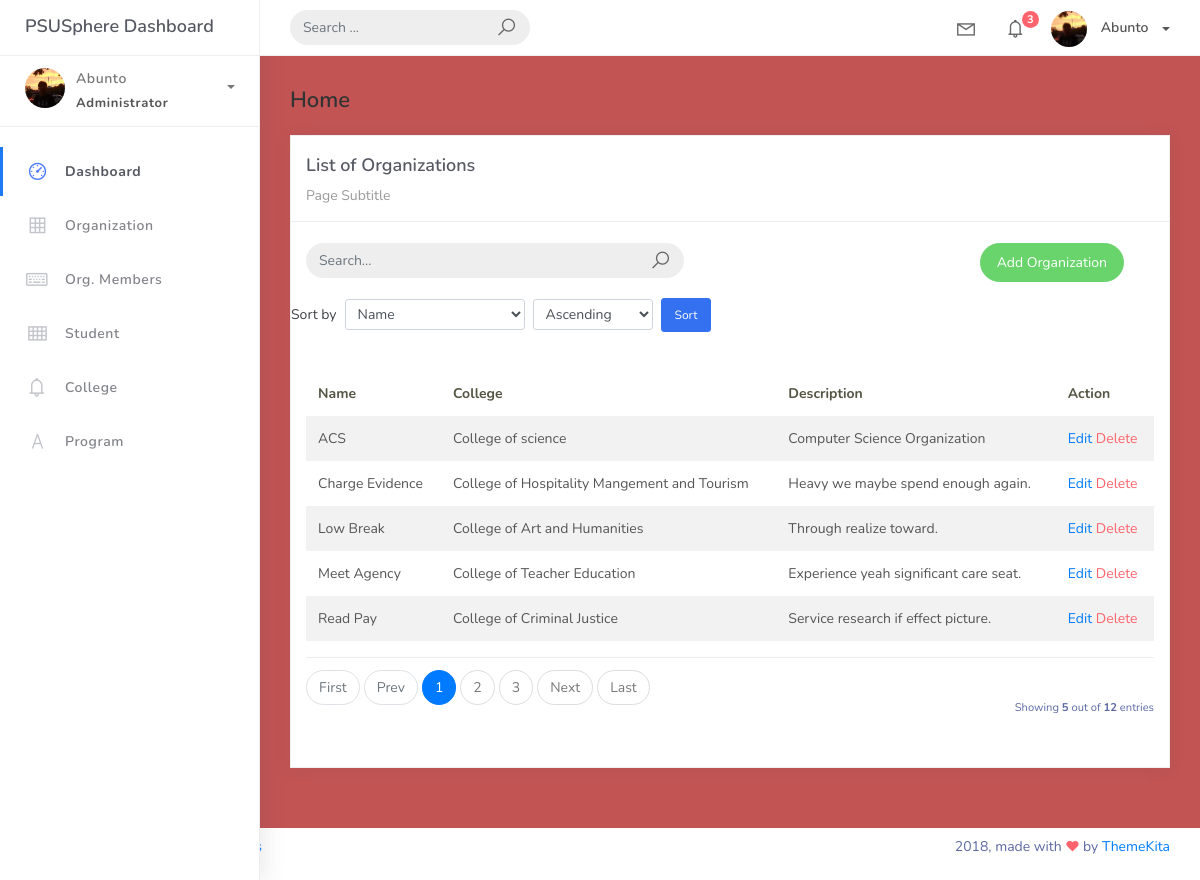
Screenshot of /organization_list (signed in) with the database file from the repository.
### studentorg/models.py (models this page shows, shortened)
class BaseModel(models.Model):
    created_at = models.DateTimeField(auto_now_add=True, db_index=True)
    updated_at = models.DateTimeField(auto_now=True)
    class Meta:
       abstract = True

class Organization(BaseModel):
    name = models.CharField(max_length=250)
    college = models.ForeignKey(College, null=True, blank=True, on_delete=models.CASCADE)
    description = models.CharField(max_length=500)

class College(BaseModel):
    college_name = models.CharField(max_length=150)
    def __str__(self):
     return self.college_name

### studentorg/views.py (the view)
# urls.py: path('organization_list', OrganizationList.as_view(), name='organization-list'),
@method_decorator(login_required, name="dispatch")
class OrganizationList(ListView):
    model = Organization
    context_object_name = 'organization'
    template_name = 'org_list.html'
    paginate_by = 5
    def get_queryset(self, *args, **kwargs):
        qs = super(OrganizationList, self).get_queryset(*args, **kwargs)
        if self.request.GET.get("q") is not None:
            query = self.request.GET.get("q")
            qs = qs.filter(Q(name__icontains=query) |
                           Q(description__icontains=query) |
                           Q(college__college_name__icontains=query))
        sort_by = self.request.GET.get("sort", "name")
        order = self.request.GET.get("order", "asc")
        prefix = "-" if order == "desc" else ""
        qs = qs.order_by(f"{prefix}college__college_name" if sort_by == "college" else f"{prefix}name")
        return qs

### templates/org_list.html (shortened to what this page needs)
{% extends 'base.html' %}
{% load static %}
{% block content %}
<div class="content">
    <div class="container-fluid">
        <h4 class="page-title">Home</h4>
        <div class="row">
            <div class="col-md-12">
                <div class="card">
                    <div class="card-header">
                        <div class="card-title">List of Organizations</div>
                        <div class="card-category">Page Subtitle</div>
                    </div>
                    <br />
                    <div class="col-md-12 row">
                        <div class="col-md-6">
                            <form class="navbar-left navbar-form nav-search mr-md-3" action="{% url 'organization-list' %}" method="get">
                                <div class="input-group">
                                    <input type="text" placeholder="Search..." class="form-control" name="q" value="{{ request.GET.q }}"/>
                                    <div class="input-group-append">
                                        <span class="input-group-text">
                                            <i class="la la-search search-icon"></i>
                                        </span>
                                    </div>
                                </div>
                            </form>
                        </div>
                        <div class="col-md-6">
                            <div class="pull-right">
                                <a href="{% url 'organization-add' %}" class="btn btn-success btn-rounded">Add Organization</a>
                            </div>
                        </div>
                    </div>
                    <div class="row mt-3 mb-2">
                        <div class="col-md-12">
                            <form action="{% url 'organization-list' %}" method="get" class="form-inline">
                                <label class="mr-2">Sort by</label>
                                <select name="sort" class="form-control form-control-sm mr-2" style="min-width: 180px;">
                                    <option value="name" {% if request.GET.sort == 'name' or not request.GET.sort %}selected{% endif %}>Name</option>
                                </select>
                                <select name="order" class="form-control form-control-sm mr-2" style="min-width: 120px;">
                                    <option value="asc" {% if request.GET.order == 'asc' or not request.GET.order %}selected{% endif %}>Ascending</option>
                                </select>
                                <button type="submit" class="btn btn-primary btn-sm">Sort</button>
                            </form>
                        </div>
                    </div>
                    <div class="card-body">
                        <table class="table table-striped mt-3">
                            <thead>
                                <tr>
                                    <th scope="col">Name</th>
                                    <th scope="col">College</th>
                                    <th scope="col">Description</th>
                                    <th scope="col">Action</th>
                                </tr>
                            </thead>
                            <tbody>
                                {% for object in object_list %}
                                <tr>
                                    <td>{{ object.name }}</td>
                                    <td>{{ object.college }}</td>
                                    <td>{{ object.description }}</td>
                                    <td>
                                        <a href="organization_list/{{ object.id }}">Edit</a>
                                        <a href="organization_list/{{ object.id }}/delete" class="text-danger">Delete</a>
                                    </td>
                                </tr>
                                    {% empty %}
                                <tr>
                                    <td colspan="4" style="text-align: center">
                                    <p class="text-sm font-weight-bold mb-0">No Records Found</p>
                                </td>
                                </tr>
                                {% endfor %}
                            </tbody>
                        </table>
                        {% include 'includes/pagination.html' %}
                    </div>
                </div>
            </div>
        </div>
    </div>
</div>
{% endblock %}

### rows the page displays
Organization: name "ACS", college "College of science", description "Computer Science Organization"
Organization: name "Charge Evidence", college "College of Hospitality Mangement and Tourism", description "Heavy we maybe spend enough again."
Organization: name "Low Break", college "College of Art and Humanities", description "Through realize toward."
Organization: name "Meet Agency", college "College of Teacher Education", description "Experience yeah significant care seat."
Organization: name "Read Pay", college "College of Criminal Justice", description "Service research if effect picture."

### other values shown
{{ page_num }} "1"
{{ page_num }} "2" "3"
{{ object_list.count }} "5"
{{ paginator.count }} "12"
